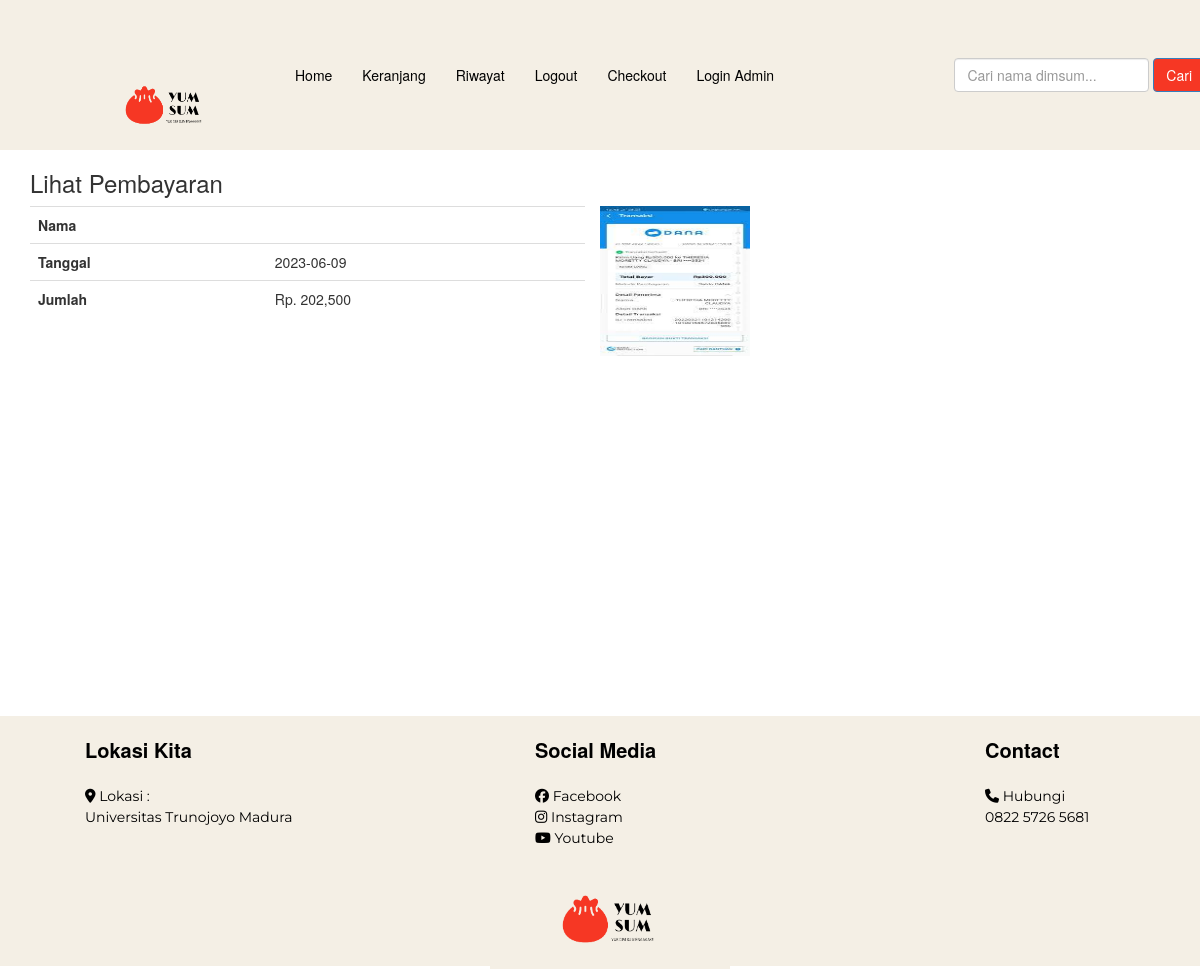
Screenshot of /lihat_pembayaran.php?id=57 (signed in) with the database file from the repository.
### tables this page shows
CREATE TABLE `pembayaran` (
  `id_pembayaran` int(11) NOT NULL,
  `id_pembelian` int(11) NOT NULL,
  `nama` varchar(100) NOT NULL,
  `jumlah` int(11) NOT NULL,
  `tanggal` date NOT NULL,
  `bukti` varchar(100) NOT NULL
);

CREATE TABLE `pembelian` (
  `id_pembelian` int(11) NOT NULL,
  `id_pelanggan` int(11) NOT NULL,
  `id_ongkir` int(11) NOT NULL,
  `tanggal_pembelian` date NOT NULL,
  `total_pembelian` int(11) NOT NULL,
  `nama_kota` varchar(100) NOT NULL,
  `tarif` int(11) NOT NULL,
  `alamat_pengiriman` text NOT NULL,
  `status_pembelian` varchar(100) NOT NULL DEFAULT 'pending',
  `resi_pengiriman` varchar(50) NOT NULL
);

### lihat_pembayaran.php (the view, shortened to what this page needs)
<?php
include 'koneksi.php';
$id_pembelian = $_GET["id"];
$ambil = $koneksi->query("SELECT * FROM pembayaran
	LEFT JOIN pembelian ON pembayaran.id_pembelian=pembelian.id_pembelian
	WHERE pembelian.id_pembelian='$id_pembelian'");
$detbay = $ambil->fetch_assoc();
?>
<!DOCTYPE html>
<html>
<head>
	<link rel="stylesheet" href="admin/assets/css/bootstrap.css">
</head>
<body>
<?php include 'menu.php';?>
<div class="badan">
<div class="container">
	<h3>Lihat Pembayaran</h3>
	<div class="row">
	<div class="col-md-6">
		<table class="table">
			<tr>
				<th>Nama</th>
				<td><?php echo $detbay['nama'] ?></td>
			</tr>
			<tr>
				<th>Tanggal</th>
				<td><?php echo $detbay['tanggal'] ?></td>
			</tr>
			<tr>
				<th>Jumlah</th>
				<td>Rp. <?php echo number_format($detbay['total_pembelian']) ?></td>
			</tr>
		</table>
	</div>
	<img src="bukti_pembayaran/<?php echo $detbay['bukti'] ?>" width="150" height="150">
    </div>
</div>
</div>
<?php include 'footer.php';?>
</body>
</html>

### lihat_pembayaran.php (style rules this page uses)
.badan { padding-bottom: 150px; }

### footer.php (style rules this page uses)
body { margin:0; padding:0; height:50%; }

### rows the page displays
pembayaran: tanggal "2023-06-09", id_pembelian.total_pembelian "202,500", bukti (picture)
